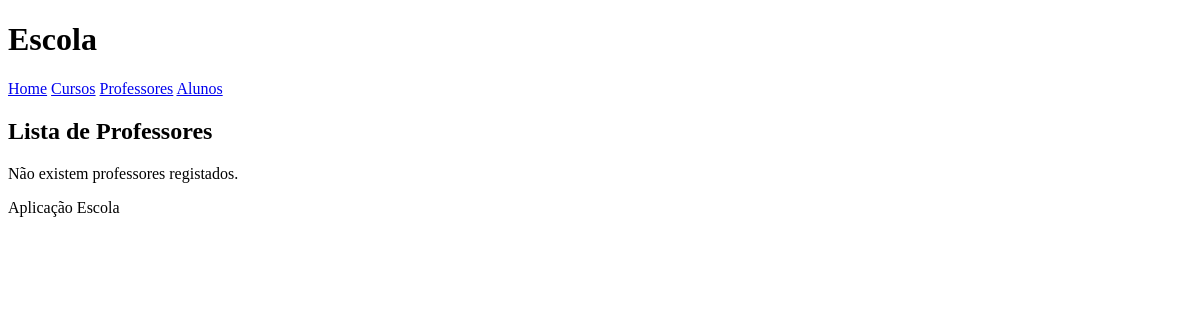
The page /escola/professores/ on the database as committed earlier.
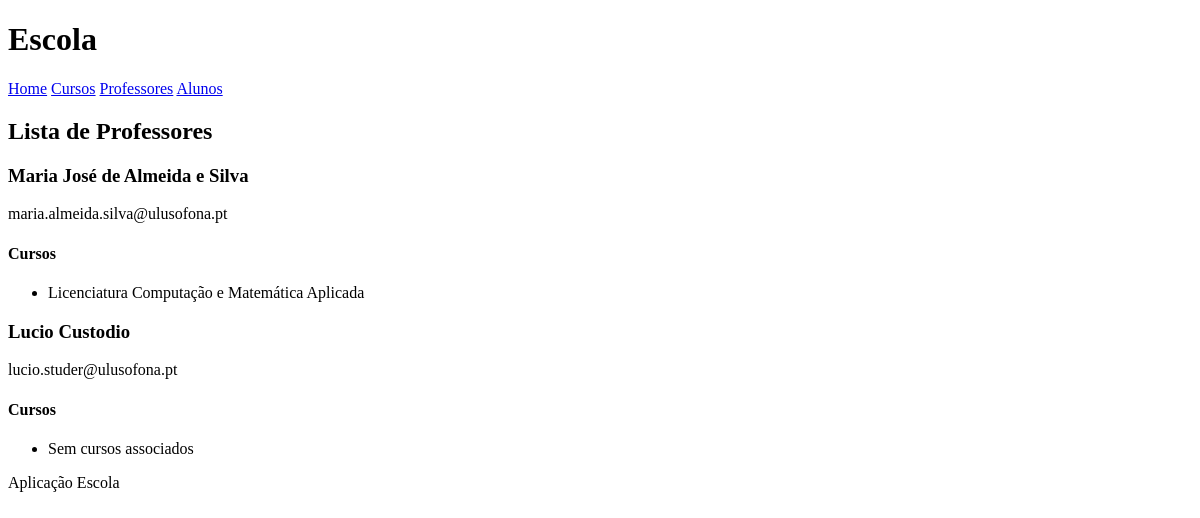
The same page on the database as committed later.
### escola/models.py (models this page shows, shortened)
class Professor(models.Model):
    nome = models.CharField(max_length=100)
    email = models.EmailField()

class Curso(models.Model):
    nome = models.CharField(max_length=100)
    professor = models.ForeignKey(Professor, on_delete=models.CASCADE, related_name='cursos')
    alunos = models.ManyToManyField(Aluno, related_name='cursos')

### escola/views.py (the view)
# urls.py: path('professores/', views.professores_view, name="professores"),
def professores_view(request):
    professores = Professor.objects.prefetch_related('cursos').all()
    return render(request, 'escola/professores.html', {'professores': professores})

### escola/templates/escola/professores.html (shortened to what this page needs)
{% extends "escola/base.html" %}
{% block content %}
<h2>Lista de Professores</h2>
<section>
    {% for professor in professores %}
        <article>
            <header>
                <h3>{{ professor.nome }}</h3>
                <p>{{ professor.email }}</p>
            </header>
            <section>
                <h4>Cursos</h4>
                <ul>
                    {% for curso in professor.cursos.all %}
                        <li>{{ curso.nome }}</li>
                    {% empty %}
                        <li>Sem cursos associados</li>
                    {% endfor %}
                </ul>
            </section>
        </article>
    {% empty %}
        <p>Não existem professores registados.</p>
    {% endfor %}
</section>
{% endblock %}

Rows that differ between the two databases and show on the page:
added Professor: nome "Maria José de Almeida e Silva", email "maria.almeida.silva@ulusofona.pt"
added Curso: nome "Licenciatura Computação e Matemática Aplicada"
added Professor: nome "Lucio Custodio", email "lucio.studer@ulusofona.pt"
Other text that changed with them:
text no longer shown: "Não existem professores registados."
